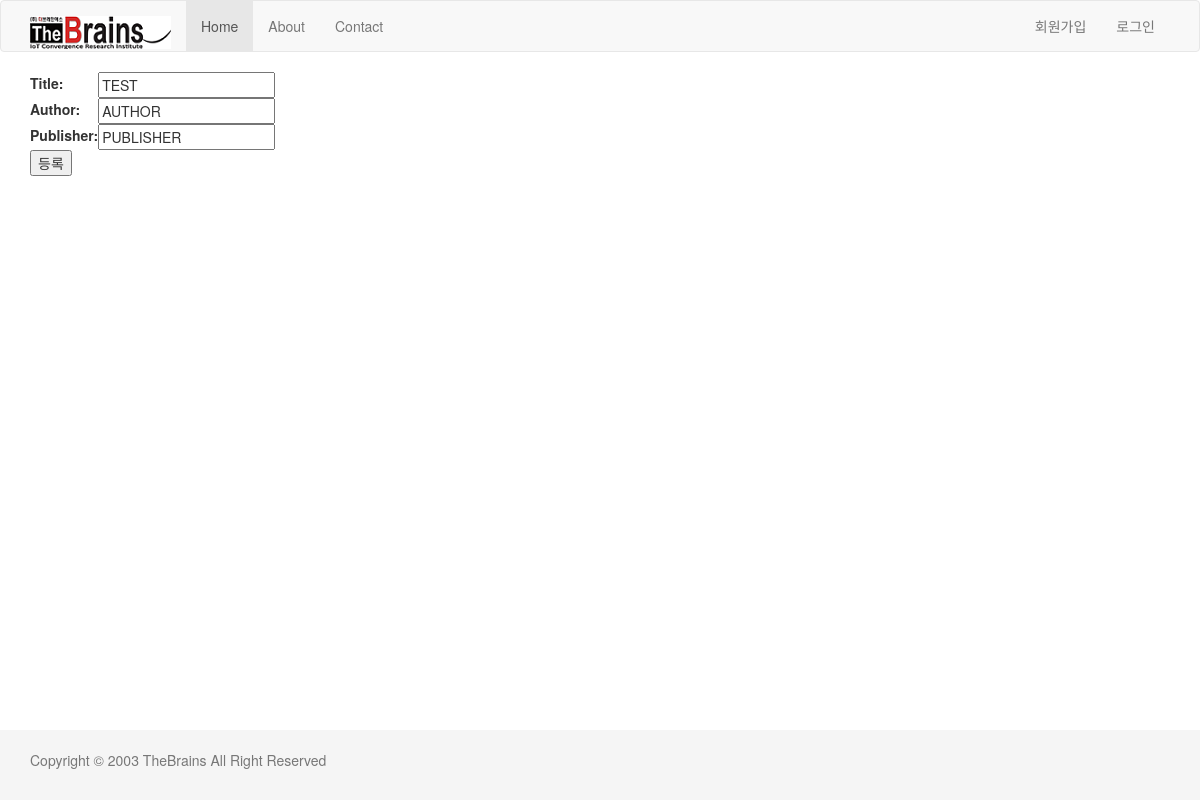
The app's page /book/6/edit/ with its own data.
### book/models.py (models this page shows, shortened)
class Book(models.Model):
    title = models.CharField(max_length=50)
    author = models.CharField(max_length=50)
    publisher = models.CharField(max_length=50)
    publication_date = models.DateTimeField(auto_now_add=True)
    ip = models.CharField(max_length=15, null=True)
    class Meta:
        ordering = ['title']  # title 순서로 정렬

### book/views.py (the view)
# urls.py: path('<id>/edit/', views.book_edit, name='edit'),
def book_edit(request, id):
    book = get_object_or_404(Book, id=id)
    if request.method == 'POST':
        form = BookModelForm(request.POST, instance=book)  # book 객체 가져오기
        if form.is_valid():
            book = form.save(commit=False)
            book.ip = request.META['REMOTE_ADDR']
            book.save()
            return redirect('/book/')
    else:
        form = BookModelForm(instance=book)  # form에 book instance 담아보내기
    return render(request, 'book/book_form2.html', {'form': form})

### book/forms.py (shortened to what this page needs)
class BookModelForm(forms.ModelForm):
    class Meta:
        model = Book
        fields = ['title', 'author', 'publisher']

### article/context_processors.py (called while the page is built)
def article(request):
    return {
        'today' : timezone.now(),
    }

### book/templates/book/book_form2.html (shortened to what this page needs)
{% extends "layout.html" %}
{% block content %}
    <form action="" method="post">
        <table>{{ form.as_table }}</table>
        <input type="submit" value="등록">
    </form>
{% endblock %}

### myproject/templates/layout.html (style rules this page uses)
html { position: relative; min-height: 100% }
body { margin-bottom: 60px }

### records on screen
Book: title "TEST", author "AUTHOR", publisher "PUBLISHER"
